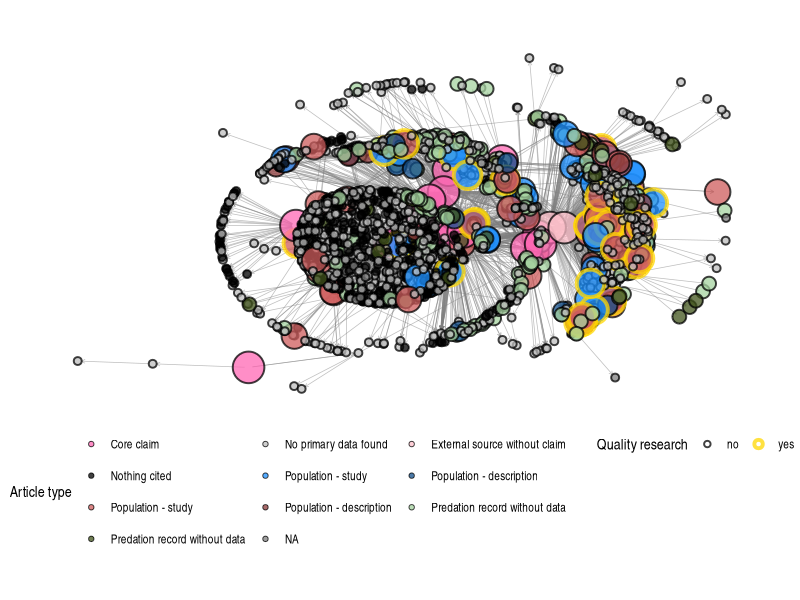
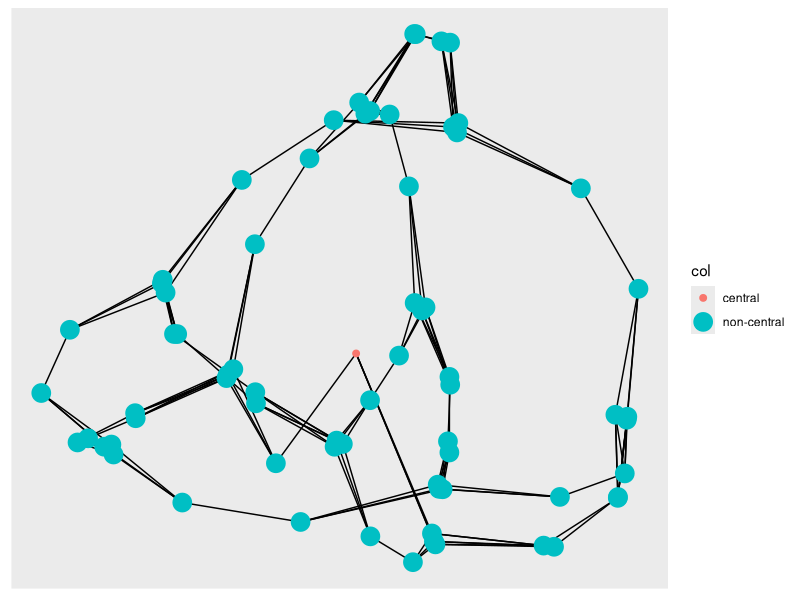
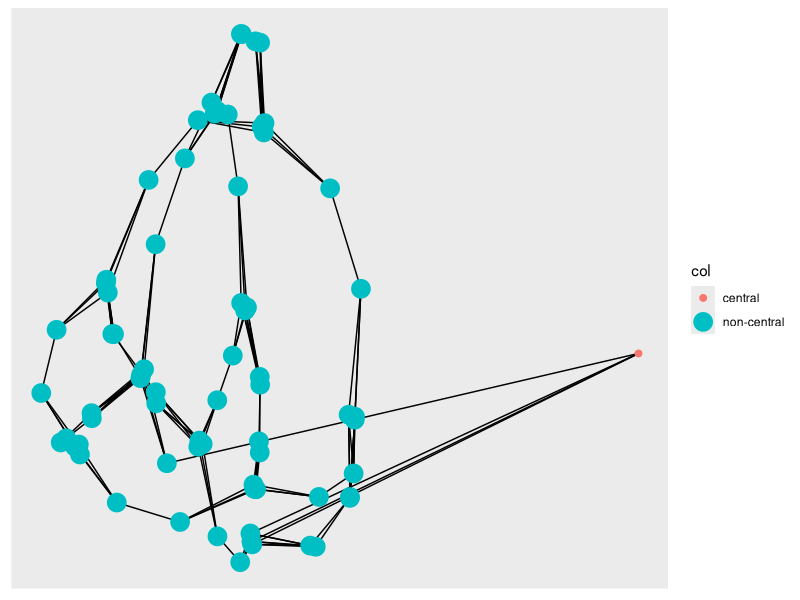
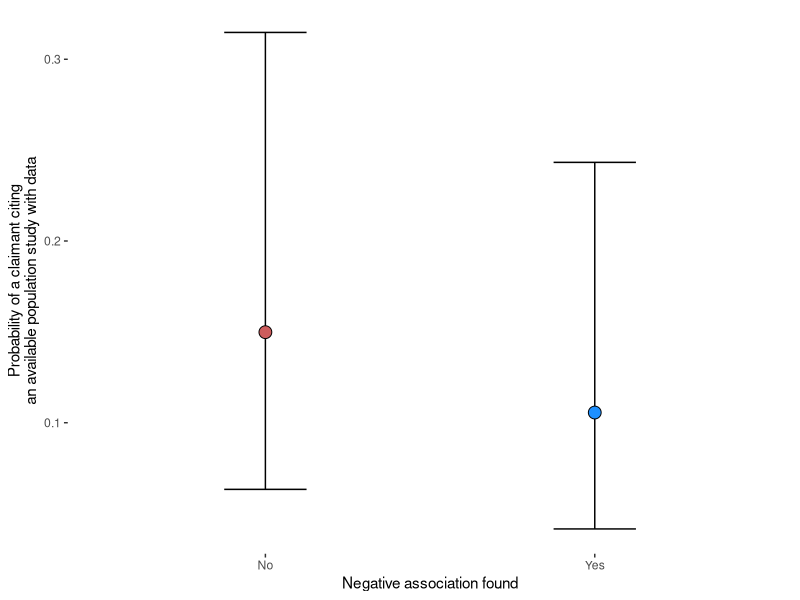
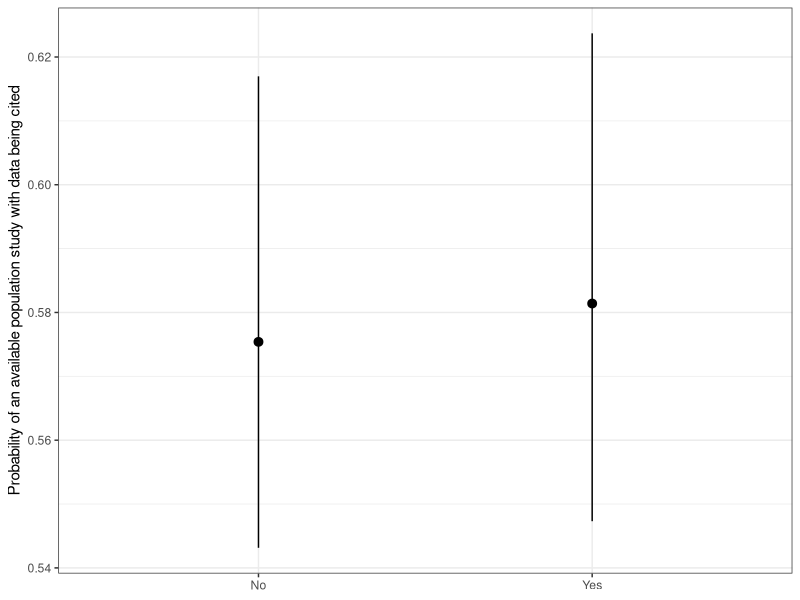
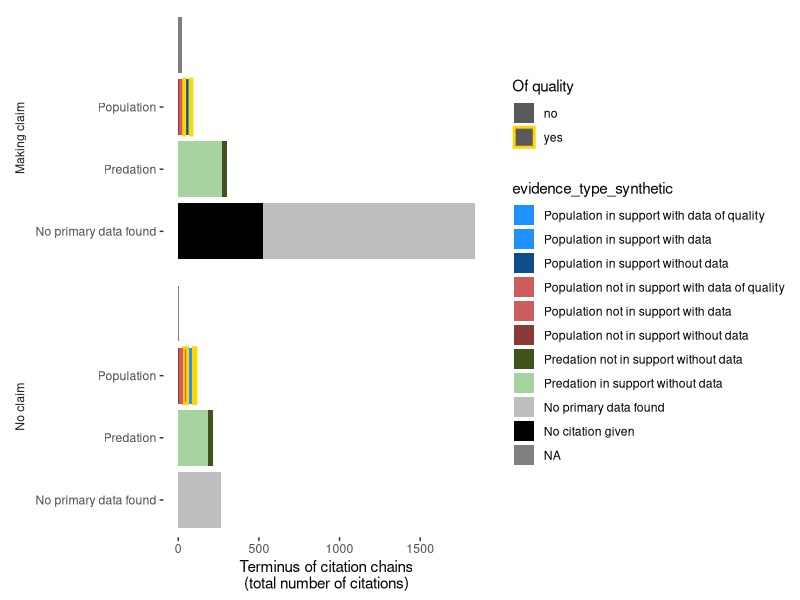
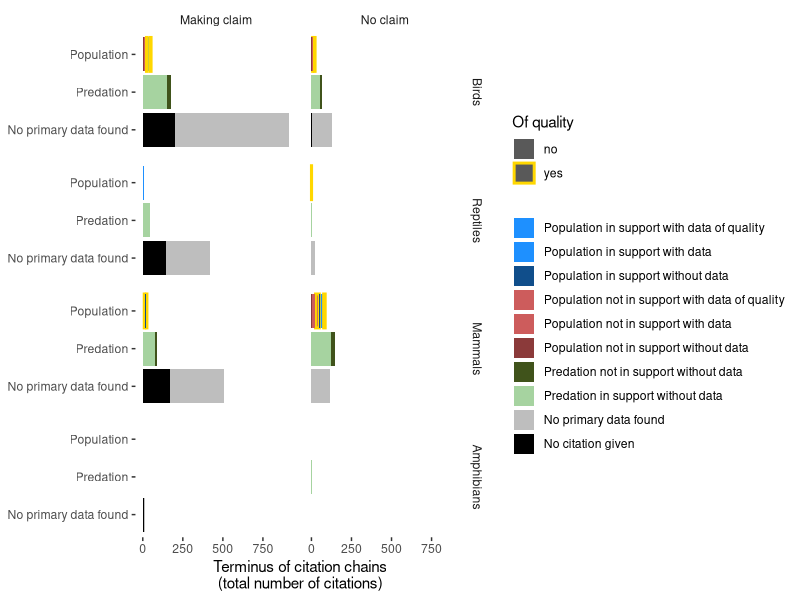

These charts were generated, in order, by the following R code: (Note: this script raises an error after producing the figures.)
#
#
# Figures:
# full citation network
# alluvial plot
# probability of evidence being cited
#
#
#

rm(list = ls())
library("data.table")
library("dplyr")
library("tidyr")
library("ggplot2")
library("igraph")
library("tidygraph")
library("ggraph")
library("readxl")
library("stringr")
library("patchwork")
library("glmmTMB")
library("broom")
library("broom.mixed")

# ~~~~~~~~~~~~~~~~~~~~~~~~~~~~~~ ------------------------------------------
# Full network ------------------------------------------------------------

# >>> Load data -----------------------------------------------------------
nodes <- fread("builds/citation_network/nodes.csv")
edges <- fread("builds/citation_network/edges.csv")

# >>> Collapse opportunistic and web of science -------------------------------

nodes[grepl("Opportunistic", node_id),]
nodes[grepl("Web of Science", node_id),]

nodes[grepl("Opportunistic", node_id) | grepl("Web of Science", node_id), node_id := "Systematic (WoS+Opportunistic)"]
nodes[grepl("Opportunistic", node_id) , article_node_name := "Systematic (WoS+Opportunistic)"]
nodes <- unique(nodes)

edges[grepl("Opportunistic", cited_by_id),]
edges[grepl("Web of Science", cited_by_id),]

edges[grepl("Opportunistic", cited_by_id) | grepl("Web of Science", cited_by_id), cited_by_id := "Systematic (WoS+Opportunistic)"]

# >>> Check that core sources in evidence is treated as the same node as cited_by unless it presents novel data --------
edges[grepl("core source", article_id), ]

# ~~~~~~~~~~~~~~~~~~~~~~~~~~~~~~ ------------------------------------------

# Plot ----------------------------------------------------

nodes[duplicated(node_id)]
# Must be length 0

# nodes[node_id == "Systematic (WoS + Opportunistic)", article_node_name := "Systematic (WoS + Opportunistic)"]
nodes <- unique(nodes)

# edges[grepl("Opportunistic", cited_by_id) | grepl("Web of Science", cited_by_id), 
#       cited_by_id := "Systematic (WoS + Opportunistic)"]
setdiff(edges$cited_by_id, nodes$node_id)
# Must be length 0

#
unique(nodes$evidence_type_simple)
unique(nodes$evidence_type_synthetic)
nodes[evidence_type == "Not in English", evidence_type_synthetic := "Not in English" ]

#
nodes[grepl("NOTHING", article_node_name), ]
nodes[grepl("NOTHING", article_node_name), evidence_type_synthetic := "No citation"]

nodes[evidence_type_synthetic %in% c("Opinion claim", "Inaccessible", "No claim",
                                     "Does not test claim", "Cites different core source"),
      evidence_type_synthetic_simple := "Excluded"]
nodes[!evidence_type_synthetic %in% c("Opinion claim", "Inaccessible", "No claim", 
                                      "Does not test claim", "Cites different core source"), 
      evidence_type_synthetic_simple := evidence_type_synthetic]

#
unique(nodes$evidence_type_synthetic)
unique(nodes$evidence_type_synthetic_simple)
nodes[evidence_type_synthetic == "Not in English", evidence_type_synthetic_simple := "Excluded"]

# unique(nodes$evidence_type_synthetic_simple)
nodes[grepl("not in support", evidence_type_synthetic_simple), ]
unique(nodes$evidence_type_synthetic_simple)

# nodes[grepl("not in support", evidence_type_synthetic_simple), 
#       evidence_type_synthetic_simple := "Not in support"]
nodes[evidence_type_synthetic_simple == "Population in support with data of quality", 
      evidence_type_synthetic_simple := "Population in support with data"]
nodes[evidence_type_synthetic_simple == "Population not in support with data of quality", 
      evidence_type_synthetic_simple := "Population not in support with data"]
unique(nodes$evidence_type_synthetic_simple)
# nodes[grepl("Opportunistic", article_node_name), evidence_type_synthetic_simple := "Opportunistic"]

unique(nodes$evidence_type_synthetic_simple)

# Create color palettes
unique(nodes$evidence_type_synthetic_simple)

nodes[evidence_type == "No citation given", evidence_type_synthetic_simple := "Nothing cited"]

nodes[is.na(evidence_type_synthetic_simple)]
nodes[evidence_type_synthetic_simple == "Control program in support without data",
      evidence_type_synthetic_simple := "Population in support without data"]
#
lvls <- c("Core claim", "External review without claim",
          # "Opportunistic",
          "Excluded", "Nothing cited",
          # "Not in English",
          # "Not in support",
          "Predation in support without data", 
          "Predation not in support without data",
          # "Control program in support without data",
          "Population not in support without data",
          "Population not in support with data",
          "Population in support without data",
          "Population in support with data")
setdiff(nodes$evidence_type_synthetic_simple, lvls)

nodes$evidence_type_synthetic_simple <- factor(nodes$evidence_type_synthetic_simple,
                                               levels = lvls)
template <- rep("XXXX", length(levels(nodes$evidence_type_synthetic_simple)))
names(template) <- (levels(nodes$evidence_type_synthetic_simple))

dput(template)
node_fill <- c(`Core claim` = "hotpink", `External review without claim` = "pink", 
               Excluded = "grey", `Nothing cited` = "black", 
               
               `Predation in support without data` = "#a6d3a0", 
               `Predation not in support without data` = "#40531b", 
               
               `Population not in support without data` = "indianred4", `Population not in support with data` = "indianred", 
               `Population in support without data` = "dodgerblue4", `Population in support with data` = "dodgerblue"
)


# Let's do node size based on evidence type, regardless of support.
nodes[evidence_type_synthetic_simple == "Opportunistic", ]
nodes[evidence_type_synthetic_simple == "Opportunistic", evidence_type_simple := "Opportunistic"]

template <- rep(1, length(levels(nodes$evidence_type_simple)))
names(template) <- (levels(nodes$evidence_type_simple))
dput(template)
node_size <- c(`Core claim` = 5, `External review without claim` = 5, `Opportunistic` = 1,
               Excluded = 1, 
               `Predation without data` = 2, #`Control program without data` = 2, 
               `Population without data` = 3, `Population with data` = 4)


unique(nodes$of_quality)
stroke_color <- c("no" = "black", 
                  "yes" = "gold")

stroke_width <- c("no" = .01, 
                  "yes" = 2)

unique(nodes$in_support)
# support_shape <- c("Not relevant" = 21,
#                    "Yes" = 24,
#                    "No" = 25)

# >>> Network -------------------------------------------------------------
edges[grepl("NOTHING", article_id)]

# Create network
edges.sub <- edges[edge_type == "citation", ]
nodes.sub <- nodes[node_id %in% c(edges.sub$cited_by_id, edges.sub$article_id)]

edges.sub[scientificName == "Nannoscincus hanchisteus"]

igraph.gr <- igraph::graph_from_data_frame(d = edges.sub, 
                                           vertices = nodes.sub,
                                           directed = T)
igraph.gr


graph <- tidygraph::as_tbl_graph(igraph.gr)
#

unique(edges$edge_type)
#
unique(nodes$evidence_type_synthetic)
#

# >>> Plot ----------------------------------------------------------------
unique(nodes$evidence_type_synthetic_simple)
labels <- c(`Core claim` = "Core claim", 
            `External review without claim` = "External source without claim", #`Opportunistic` = "Opportunistic",
            `Nothing cited` = "Nothing cited",
            `Excluded` = "No primary data found", #`Not in support` = "Not in support", 
            `Predation in support without data` = "Predation record without data", 
            `Predation not in support without data` = "Predation record without data", 
            
            `Population in support without data` = "Population - description", 
            `Population in support with data` = "Population - study",
            `Population not in support without data` = "Population - description", 
            `Population not in support with data` = "Population - study")

setdiff(unique(nodes$evidence_type_synthetic_simple),
        names(labels))
setdiff(names(labels),
        unique(nodes$evidence_type_synthetic_simple))

p1 <- ggraph(graph, layout = "kk")+
  geom_edge_fan(arrow = arrow(length = unit(1, 'mm')), 
                start_cap = circle(1, 'mm'),
                end_cap = circle(1, 'mm'),
                color = "grey50",
                alpha = .5,
                linewidth = 0.25) + 
  # geom_edge_loop()+ #aes(color = edge_type)
  geom_node_point(aes(fill = evidence_type_synthetic_simple,
                      color = of_quality,
                      stroke = of_quality,
                      size = evidence_type_simple), 
                  shape = 21, #stroke = 2,
                  alpha = .75)+
  scale_fill_manual("Article type",
                    values = node_fill,
                    # breaks = levels(nodes$evidence_type_synthetic_simple),
                    labels = labels)+
  scale_size_manual("Article type",
                    values = node_size *2,
                    breaks = levels(nodes$evidence_type_simple))+ 
  guides(size = "none",
         fill = guide_legend(nrow = 4, byrow = TRUE))+
  # scale_linewidth_manual(values = stroke_width) + 
  scale_discrete_manual("Quality research",
                        aesthetics = "stroke", 
                        values = c(1, 2))+
  # scale_shape_manual(values = support_shape) +
  scale_color_manual("Quality research",
                     values = stroke_color )+
  # scale_fill_manual("trophic level / guild", values = TL_palette)+
  # scale_fill_brewer("trophic level", palette = "Spectral")+
  # geom_node_text(aes(label = name), #label.size = NA, 
  #                repel = TRUE)+
  theme_graph()+
  theme(legend.position = 'bottom')
p1

# ~~~~~~~~~~~~~~~~~~~~~~~~~~~~~~~~~~~~ ------------------------------------

# Possible to structure this at all? --------------------------------------
graph <- create_notable('meredith')

# Add x and y columns to the node data, fixing the first node at (0, 0)
# and leaving others as NA
graph <- graph |>
  activate(nodes) |>
  #   mutate(x = c(0, rep(NA, graph_order() - 1)),
  #          y = c(0, rep(NA, graph_order() - 1))) |>
  mutate(col = c("central", rep("non-central", graph_order()-1)))
#
# graph
# The stress layout automatically uses existing x/y columns if present
ggraph(graph, layout = 'stress',
       x = c(0, rep(NA, 69)),
       y = c(0, rep(NA, 69))) +
  geom_edge_link() +
  geom_node_point(aes(color = col, size = col)) #+
# geom_node_label(aes(label = seq_len(graph_order(graph))), repel = TRUE)

ggraph(graph, layout = 'stress',
       x = c(10, rep(NA, 69)),
       y = c(0, rep(NA, 69))) +
  geom_edge_link() +
  geom_node_point(aes(color = col, size = col)) #+

# Unfortunately that didn't work for some reason with full network
# ~~~~~~~~~~~~~~~~~~~~~~~~~~~~~~ ------------------------------------------
# ~~~~~~~~~~~~~~~~~~~~~~~~~~~~~~ -----------------------------------------
# Probability of a population study being cited by support/not support ---------------------------

#' [Amplification: the process of citing papers that do not contain primary data]
#' [Bias: Citing only papers in support]
#' [Invention: Misciting papers not in support as if they were in support]
# 
# Reanalyze with just claims, on in support / not support
# Sensitivity analysis with just Doherty, Medina, and Hess (all from tables no potentially text-misinterpretations)
# 
#
# >>> Load and format data ----------------------------------------------------
terminus_exploded_filtered <- fread("builds/citation_network/citation_probability.csv")

# >>> Model -----------------------------------------------------------------
#' [Only look at the sources making a claim]
# Create some predictors.
terminus_exploded_filtered[, making_claim := ifelse(grepl("_claim", cited_by_id), "CLAIM", "NO_CLAIM")]
terminus_exploded_filtered <- terminus_exploded_filtered[making_claim == "CLAIM", ]

unique(terminus_exploded_filtered$in_support)

unique(terminus_exploded_filtered$cited_by_id)
# terminus_exploded_filtered[grepl("O")]

m <- glmmTMB(cited ~ in_support + (1|cited_by_id) + (1|scientificName),
             family = binomial(link = "logit"),
             data = terminus_exploded_filtered[grepl("Population", evidence_type_synthetic) &
                                                 has_data == "yes", ])
summary(m)
tidy(m)

confint(m)
pred <- predict(m, data.table(in_support = c("Yes", "No")),
                re.form = NA, se = TRUE)

# predict_response(m)
# summary(m)
pred <- as.data.frame(pred) |> setDT()
crit <- qnorm(0.975)
pred[, lower_ci := fit - (se.fit * 1.96)]
pred[, upper_ci := fit + (se.fit * 1.96)]
pred[, fit := plogis(fit)]
pred[, lower_ci := plogis(lower_ci)]
pred[, upper_ci := plogis(upper_ci)]

#
pred$in_support <- c("Yes", "No")
pred

# Hmmm. 
citation.p <- ggplot(data = pred, 
                     aes(x = in_support, 
                         fill = in_support, y = (fit), 
                         ymin = (lower_ci), ymax = (upper_ci)))+
  geom_errorbar(position = position_dodge(width = .75), width = .25)+
  geom_point(position = position_dodge(width = .75),
                  shape = 21, size = 4)+
  ylab("Probability of a claimant citing\nan available population study with data")+
  scale_fill_manual("In support",
                    values = c("No" = "indianred", "Yes" = "dodgerblue"))+
  xlab("Negative association found")+
  theme_bw()+
  theme(panel.border = element_blank(),
        panel.grid = element_blank(),
        legend.position = "none")
citation.p

#
#
# Just datasets with lists:
unique(terminus_exploded_filtered$cited_by_id)

unique(terminus_exploded_filtered$cited_by_id)
m <- glmmTMB(cited ~ in_support + (1|scientificName),
             family = binomial(link = "logit"),
             data = terminus_exploded_filtered[grepl("Population", evidence_type_synthetic) &
                                                 has_data == "yes" &
                                                 cited_by_id %in% c("(Doherty et al. 2016) core source_claim",
                                                                    "(Medina et al. 2011) core source_claim",
                                                                    "(Hess 2014) core source_claim")])
summary(m)
pred <- predict(m, data.table(in_support = c("Yes", "No")),
                re.form = NA, se = TRUE)

# predict_response(m)
# summary(m)
pred <- as.data.frame(pred) |> setDT()
crit <- qnorm(0.975)
pred[, lower_ci := fit - (se.fit * 1.96)]
pred[, upper_ci := fit + (se.fit * 1.96)]
pred[, fit := plogis(fit)]
pred[, lower_ci := plogis(lower_ci)]
pred[, upper_ci := plogis(upper_ci)]

#
pred$in_support <- c("Yes", "No")
pred

# Hmmm. 
ggplot(data = pred, aes(x = in_support, y = plogis(fit), 
                        ymin = plogis(lower_ci), ymax = plogis(upper_ci)))+
  geom_pointrange()+
  ylab("Probability of an available population study with data being cited")+
  xlab(NULL)+
  theme_bw()

# ~~~~~~~~~~~~~~~~~~~~~~~~~~~~~~~~~~~~ ------------------------------------
# Citation terminus -----------------------------------------------------------

terminus_edges <- fread("builds/citation_network/terminal_citation_chains.csv")

terminus_edges <- terminus_edges[cited_by_id != "Opportunistic_Systematic external review"]
# Number of citations:
terminus_freq <- terminus_edges[, .(n = .N),
                                by = .(cited_by_id, evidence_type_synthetic, 
                                       has_data, of_quality, in_support)]

sort(unique(terminus_freq$evidence_type_synthetic))

# >>> Simple bar chart of citation terminus types ----------------------------------------------------

unique(terminus_freq$cited_by_id)
terminus_freq[grepl("Opportunistic", cited_by_id)]


terminus_edges[evidence_type_synthetic %in% c("Does not test claim", "Inaccessible",
                                                    "No claim", "Opinion claim"),
                     evidence_type_synthetic := "Excluded"]

unique(terminus_edges$cited_by_id)
terminus_edges[, making_claim := ifelse(grepl("core source_claim", cited_by_id), 
                                        "making claim", "no claim")]

terminus_freq.simple <- terminus_edges[, .(n = .N),
                                       by = .(evidence_type_synthetic, making_claim,
                                              has_data, of_quality, in_support)]

terminus_freq.simple[grepl("Population", evidence_type_synthetic), evidence_simple := "Population"]
terminus_freq.simple[grepl("Predation", evidence_type_synthetic), evidence_simple := "Predation"]
unique(terminus_freq.simple[is.na(evidence_simple)]$evidence_type_synthetic)
terminus_freq.simple[evidence_type_synthetic %in% c("Core claim", "No citation given",
                                                    "No claim", "Inaccessible", "Opinion claim",
                                                    "Excluded",
                                                    "Does not test claim"), evidence_simple := "Excluded"]

terminus_freq.simple$evidence_simple <- factor(terminus_freq.simple$evidence_simple,
                                               levels = c("Excluded", "Predation", "Population"))

unique(terminus_freq.simple$evidence_type_synthetic)

unique(terminus_freq.simple$of_quality)

terminus_freq.simple$evidence_type_synthetic <- factor(terminus_freq.simple$evidence_type_synthetic,
                                                       levels = rev(c( "Core claim", "No citation given", 
                                                                       "Excluded", 
                                                                  "Predation in support without data", 
                                                                  "Predation not in support without data", 
                                                                  "Population not in support without data",
                                                                  "Population not in support with data",
                                                                  "Population not in support with data of quality",
                                                                  "Population in support without data", 
                                                                  "Population in support with data", 
                                                                  "Population in support with data of quality")))
labs <- c(`Core claim` = "Core claim", `No citation given` = "No citation given", 
          Excluded = "No primary data found", `Predation in support without data` = "Predation in support without data", 
          `Predation not in support without data` = "Predation not in support without data", 
          `Population not in support without data` = "Population not in support without data", 
          `Population not in support with data` = "Population not in support with data", 
          `Population not in support with data of quality` = "Population not in support with data of quality", 
          `Population in support without data` = "Population in support without data", 
          `Population in support with data` = "Population in support with data", 
          `Population in support with data of quality` = "Population in support with data of quality"
)

unique(terminus_freq.simple$evidence_type_synthetic)

fill_pal <- c(`Core claim` = "hotpink", `Excluded` = "grey", `External review without claim` = "pink", 
              Inaccessible = "grey", `Does not test claim` = "grey", `Opinion claim` = "grey", 
              `No claim` = "grey", `No citation given` = "black", 
              `Predation in support without data` = "#a6d3a0", 
              `Predation not in support without data` = "#40531b", 
              `Population not in support without data` = "indianred4", 
              `Population not in support with data` = "indianred", 
              `Population not in support with data of quality` = "indianred", 
              `Population in support without data` = "dodgerblue4", 
              `Population in support with data` = "dodgerblue",
              `Population in support with data of quality` = "dodgerblue")
setdiff(terminus_freq.simple$evidence_type_synthetic, names(fill_pal))

terminus_freq.simple[in_support == "Not relevant", in_support := "No"]


#
cites.p <- ggplot(data = terminus_freq.simple, #[making_claim == "making claim"],
       aes(x = evidence_simple, fill = evidence_type_synthetic, 
           color = of_quality, #group = in_support,# label = value, 
           y = n
       ))+
  facet_wrap(~making_claim, ncol = 1,
             strip.position = "left",
             labeller = as_labeller(c("making claim" = "Making claim",
                                      "no claim" = "No claim")))+
  geom_col(lwd = 1) +
  # geom_stratum(alpha = 1, aes(fill = type_simple, color = of_quality
  # ),
  # reverse = TRUE)+
  scale_x_discrete(breaks = c("Population", "Predation", "Excluded"),
                   labels = c("Population", "Predation", "No primary data found"))+
  scale_color_manual(name = "Of quality",
                     values = c("no" = "transparent",
                                "yes" = "gold"),
                     na.value = "black")+
  scale_fill_manual(values = fill_pal,
                    labels = labs)+
  ylab("Terminus of citation chains\n(total number of citations)")+
  xlab(NULL)+
  # geom_text(stat = "stratum", size = 3, color = "black") +
  coord_flip()+
  theme_bw()+
  theme(panel.grid = element_blank(),
        panel.border = element_blank(),
        strip.background = element_blank(),
        strip.placement = "outside")
cites.p


# >>> By class ------------------------------------------------------------
spp <- fread("builds/claims/species_claims_tidy_populated.csv")
spp <- unique(spp[, .(scientificName, class)])

setdiff(terminus_edges$scientificName, spp$scientificName)

terminus_edges.mrg <- merge(terminus_edges,
                            spp,
                            by = "scientificName")
unique(terminus_edges.mrg$class)


terminus_edges.mrg[evidence_type_synthetic %in% c("Does not test claim", "Inaccessible",
                                              "No claim", "Opinion claim"),
               evidence_type_synthetic := "Excluded"]

unique(terminus_edges.mrg$cited_by_id)
terminus_edges.mrg[, making_claim := ifelse(grepl("core source_claim", cited_by_id), 
                                        "making claim", "no claim")]

terminus_freq.simple <- terminus_edges.mrg[, .(n = .N),
                                       by = .(evidence_type_synthetic, making_claim,
                                              has_data, of_quality, in_support,
                                              class)]

terminus_freq.simple[grepl("Population", evidence_type_synthetic), evidence_simple := "Population"]
terminus_freq.simple[grepl("Predation", evidence_type_synthetic), evidence_simple := "Predation"]
unique(terminus_freq.simple[is.na(evidence_simple)]$evidence_type_synthetic)
terminus_freq.simple[evidence_type_synthetic %in% c("Core claim", "No citation given",
                                                    "No claim", "Inaccessible", "Opinion claim",
                                                    "Excluded", "Not in English or Spanish",
                                                    "Does not test claim"), evidence_simple := "Excluded"]

terminus_freq.simple$evidence_simple <- factor(terminus_freq.simple$evidence_simple,
                                               levels = c("Excluded", "Predation", "Population"))

terminus_freq.simple[evidence_type_synthetic == "Not in English or Spanish", evidence_type_synthetic := "Excluded"]
setdiff(unique(terminus_freq.simple$evidence_type_synthetic), c( "Core claim", "No citation given", 
                                                                 "Excluded", 
                                                                 "Predation in support without data", 
                                                                 "Predation not in support without data", 
                                                                 "Population not in support without data",
                                                                 "Population not in support with data",
                                                                 "Population not in support with data of quality",
                                                                 "Population in support without data", 
                                                                 "Population in support with data", 
                                                                 "Population in support with data of quality"))


unique(terminus_freq.simple$of_quality)

terminus_freq.simple$evidence_type_synthetic <- factor(terminus_freq.simple$evidence_type_synthetic,
                                                       levels = rev(c( "Core claim", "No citation given", 
                                                                       "Excluded", 
                                                                       "Predation in support without data", 
                                                                       "Predation not in support without data", 
                                                                       "Population not in support without data",
                                                                       "Population not in support with data",
                                                                       "Population not in support with data of quality",
                                                                       "Population in support without data", 
                                                                       "Population in support with data", 
                                                                       "Population in support with data of quality")))
labs <- c(`Core claim` = "Core claim", `No citation given` = "No citation given", 
          Excluded = "No primary data found", `Predation in support without data` = "Predation in support without data", 
          `Predation not in support without data` = "Predation not in support without data", 
          `Population not in support without data` = "Population not in support without data", 
          `Population not in support with data` = "Population not in support with data", 
          `Population not in support with data of quality` = "Population not in support with data of quality", 
          `Population in support without data` = "Population in support without data", 
          `Population in support with data` = "Population in support with data", 
          `Population in support with data of quality` = "Population in support with data of quality"
)

unique(terminus_freq.simple$evidence_type_synthetic)

fill_pal <- c(`Core claim` = "hotpink", `Excluded` = "grey", `External review without claim` = "pink", 
              Inaccessible = "grey", `Does not test claim` = "grey", `Opinion claim` = "grey", 
              `No claim` = "grey", `No citation given` = "black", 
              `Predation in support without data` = "#a6d3a0", 
              `Predation not in support without data` = "#40531b", 
              `Population not in support without data` = "indianred4", 
              `Population not in support with data` = "indianred", 
              `Population not in support with data of quality` = "indianred", 
              `Population in support without data` = "dodgerblue4", 
              `Population in support with data` = "dodgerblue",
              `Population in support with data of quality` = "dodgerblue")
setdiff(terminus_freq.simple$evidence_type_synthetic, names(fill_pal))

terminus_freq.simple[in_support == "Not relevant", in_support := "No"]

#
unique(terminus_freq.simple$class)
# terminus_freq.simple[class %in% c("Reptiles", "Amphibians"), class := "Reptiles & Amphibians"]
terminus_freq.simple$class <- factor(terminus_freq.simple$class ,
                                     levels = c("Birds", "Reptiles", "Mammals", "Amphibians"))
#
cites.p.class <- ggplot(data = terminus_freq.simple, #[making_claim == "making claim"],
                  aes(x = evidence_simple, fill = evidence_type_synthetic, 
                      color = of_quality, #group = in_support,# label = value, 
                      y = n
                  ))+
  facet_grid(class~making_claim, #ncol = 1,
             # strip.position = "left",
             labeller = as_labeller(c("making claim" = "Making claim",
                                      "no claim" = "No claim",
                                      "Mammals" = "Mammals",
                                      "Birds" = "Birds", 
                                      "Reptiles" = "Reptiles",
                                      "Amphibians" = "Amphibians")))+
  geom_col(lwd = 1) +
  # geom_stratum(alpha = 1, aes(fill = type_simple, color = of_quality
  # ),
  # reverse = TRUE)+
  scale_x_discrete(breaks = c("Population", "Predation", "Excluded"),
                   labels = c("Population", "Predation", "No primary data found"))+
  scale_color_manual(name = "Of quality",
                     values = c("no" = "transparent",
                                "yes" = "gold"),
                     na.value = "black")+
  scale_fill_manual(NULL,
                    values = fill_pal,
                    labels = labs)+
  ylab("Terminus of citation chains\n(total number of citations)")+
  xlab(NULL)+
  # geom_text(stat = "stratum", size = 3, color = "black") +
  coord_flip()+
  theme_bw()+
  theme(panel.grid = element_blank(),
        panel.border = element_blank(),
        strip.background = element_blank(),
        strip.placement = "outside")
cites.p.class

ggsave("figures/SI/citation terminus by class.pdf", width = 12, height = 8)

# ~~~~~~~~~~~~~~~~~~~~~~~~~~~~~~ ------------------------------------------

# Patchwork ---------------------------------------------------------------
# right_bar <- (alluv.p + citation.p) + plot_layout(heights = c(.66, .33))
# (p1 + theme(legend.position = "bottom")) + right_bar + plot_layout(widths = c(.75, .25))

(p1 + theme(legend.position = "none")) / 
  (cites.p + theme(legend.position = "none") + citation.p + plot_layout(widths = c(.66, .33)))
# right_bar <- ((cites.p + theme(legend.position = "none")) / citation.p) 
# (p1 + theme(legend.position = "bottom")) + right_bar + plot_layout(widths = c(.66, .33))

ggsave("figures/main_text/citations_raw.pdf", width = 8.5, height = 11,
       device = cairo_pdf)

# ~~~~~~~~~~~~~~~~~~~~~~~~~~~~~~ ------------------------------------------

# Proportion excluded by peer-reviewed ------------------------------------
nodes

excluded <- nodes[evidence_inclusion == "EXCLUDE" & evidence_type_synthetic != "No citation", ]
unique(excluded[is.na(Peer_reviewed_source)]$article_node_name)

excluded[, .(n = uniqueN(article_node_name)), by = .(Peer_reviewed_source)]
